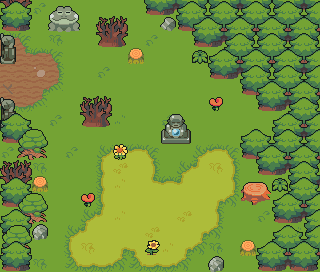

Below is a game level as drawn by its tile map, then a one-line description and the .tmx that defines it (tile-layer data replaced by summaries):
An orthogonal 20x17 tile map with 16x16 px tiles, 6 tile layers (ground, decoration, decoration 2, foreground, ...), 2 tilesets and 11 objects (Player, cut_scene_intro_cam_path, demon_1_path_1, demon_2_path_1, spawn_demon_1, ...).

<map version="1.10" tiledversion="1.11.0" orientation="orthogonal" renderorder="right-down" width="20" height="17" tilewidth="16" tileheight="16" infinite="0" nextlayerid="12" nextobjectid="44">
 <properties>
  <property name="music" value="FOREST" />
 </properties>
 <tileset firstgid="1" source="tileset.tsx" />
 <tileset firstgid="4097" source="objects.tsx" />
 <layer id="1" name="ground" width="20" height="17">
  <data>[340 cells, 340 non-empty, 22 distinct tile ids]</data>
 </layer>
 <layer id="2" name="decoration" width="20" height="17">
  <data>[340 cells, 125 non-empty, 26 distinct tile ids]</data>
 </layer>
 <layer id="3" name="decoration 2" width="20" height="17">
  <data>[340 cells, 0 non-empty, 0 distinct tile ids]</data>
 </layer>
 <objectgroup id="4" name="object">
  <object id="34" gid="4118" x="147" y="224" width="35" height="33" />
  <object id="35" name="Player" gid="4097" x="129" y="73" width="16" height="16" />
 </objectgroup>
 <objectgroup id="10" name="path">
  <object id="36" name="cut_scene_intro_cam_path" x="32" y="32">
   <polyline points="105,36 129,159" />
  </object>
  <object id="39" name="demon_1_path_1" x="48" y="67">
   <polyline points="-5,-24 17,77 63,123" />
  </object>
  <object id="40" name="demon_2_path_1" x="247" y="115">
   <polyline points="-32,34 -43,76" />
  </object>
 </objectgroup>
 <objectgroup id="7" name="trigger" />
 <objectgroup id="11" name="cut_scene_objects">
  <object id="37" name="spawn_demon_1" x="42" y="38">
   <point />
  </object>
  <object id="38" name="spawn_demon_2" x="215" y="143">
   <point />
  </object>
  <object id="41" name="spawn_cyclops" x="161" y="176">
   <point />
  </object>
  <object id="42" name="despawn_demon_1" x="112" y="193">
   <point />
  </object>
  <object id="43" name="despawn_demon_2" x="206" y="192">
   <point />
  </object>
 </objectgroup>
 <objectgroup color="#ffaa00" id="6" name="portal">
  <object id="33" name="FOREST_ENTRANCE" type="Portal" x="-3" y="64" width="16" height="48">
   <properties>
    <property name="isSensor" type="bool" value="true" />
    <property name="targetPortalId" type="int" value="34" />
   </properties>
  </object>
 </objectgroup>
 <layer id="5" name="foreground" width="20" height="17">
  <data>[340 cells, 96 non-empty, 11 distinct tile ids]</data>
 </layer>
 <layer id="8" name="foreground2" width="20" height="17">
  <data>[340 cells, 0 non-empty, 0 distinct tile ids]</data>
 </layer>
 <layer id="9" name="foreground3" width="20" height="17">
  <data>[340 cells, 0 non-empty, 0 distinct tile ids]</data>
 </layer>
</map>
